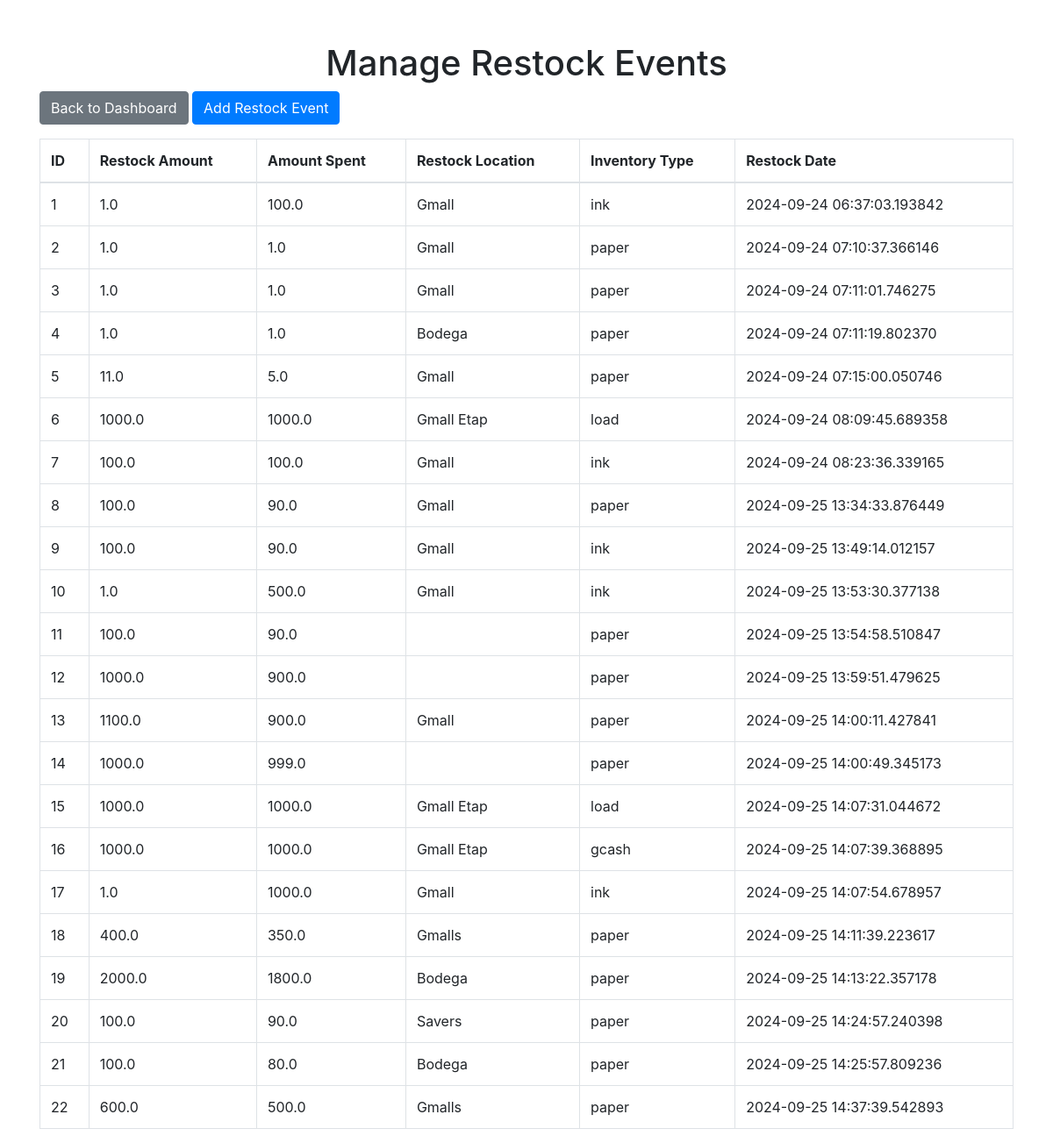
The page /manage_restock_events on the database as committed earlier.
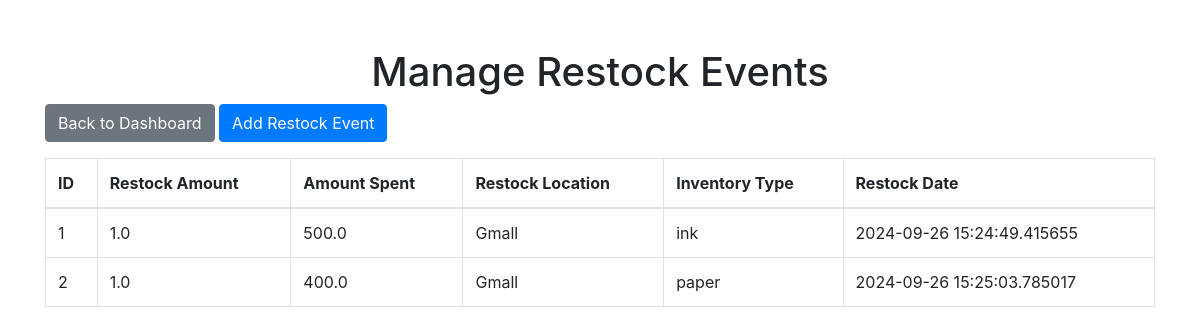
The same page on the database as committed later.
### app.py (models this page shows, shortened)
class Restock(db.Model):
    id = db.Column(db.Integer, primary_key=True)
    restock_amount = db.Column(db.Float, nullable=False)  # Amount of items restocked
    restock_date = db.Column(db.DateTime, nullable=False, default=db.func.current_timestamp())
    amount_spent = db.Column(db.Float, nullable=False)  # Total cost of the restock
    restock_location = db.Column(db.String(100), nullable=False)  # Where the items were restocked
    inventory_id = db.Column(db.Integer, db.ForeignKey('ink_inventory.id'), nullable=True)
    inventory_type = db.Column(db.String(20), nullable=False)  # 'ink' or 'paper'

### app.py (the view)
@app.route('/manage_restock_events')
def manage_restock_events():
    restock_events = Restock.query.all()
    ink_inventory = InkInventory.query.all()
    paper_inventory = PaperInventory.query.all()
    paper_types = PaperType.query.all()
    locations = Location.query.all()
    return render_template('manage_restock_events.html', restock_events=restock_events,ink_inventory=ink_inventory, paper_inventory=paper_inventory,
                           paper_types=paper_types, locations=locations)

### templates/manage_restock_events.html (shortened to what this page needs)
<!DOCTYPE html>
<html lang="en">
<head>
    <link rel="stylesheet" href="https://stackpath.bootstrapcdn.com/bootstrap/4.3.1/css/bootstrap.min.css">
</head>
<body>
    <div class="container mt-5">
        <h1 class="text-center">Manage Restock Events</h1>
        <a href="{{ url_for('another_dashboard') }}" class="btn btn-secondary mb-3">Back to Dashboard</a>
        <button type="button" class="btn btn-primary mb-3" data-toggle="modal" data-target="#addRestockModal">Add Restock Event</button>
        <table class="table table-bordered">
            <thead>
                <tr>
                    <th>ID</th>
                    <th>Restock Amount</th>
                    <th>Amount Spent</th>
                    <th>Restock Location</th>
                    <th>Inventory Type</th>
                    <th>Restock Date</th>
                </tr>
            </thead>
            <tbody>
                {% for restock in restock_events %}
                <tr>
                    <td>{{ restock.id }}</td>
                    <td>{{ restock.restock_amount }}</td>
                    <td>{{ restock.amount_spent }}</td>
                    <td>{{ restock.restock_location }}</td>
                    <td>{{ restock.inventory_type }}</td>
                    <td>{{ restock.restock_date }}</td>
                </tr>
                {% endfor %}
            </tbody>
        </table>
    </div>
</body>
</html>

Rows that differ between the two databases and show on the page:
removed Restock: id "3", restock_amount "1.0", amount_spent "1.0", restock_location "Gmall", inventory_type "paper", restock_date "2024-09-24 07:11:01.746275"
removed Restock: id "4", restock_amount "1.0", amount_spent "1.0", restock_location "Bodega", inventory_type "paper", restock_date "2024-09-24 07:11:19.802370"
removed Restock: id "5", restock_amount "11.0", amount_spent "5.0", restock_location "Gmall", inventory_type "paper", restock_date "2024-09-24 07:15:00.050746"
removed Restock: id "6", restock_amount "1000.0", amount_spent "1000.0", restock_location "Gmall Etap", inventory_type "load", restock_date "2024-09-24 08:09:45.689358"
removed Restock: id "7", restock_amount "100.0", amount_spent "100.0", restock_location "Gmall", inventory_type "ink", restock_date "2024-09-24 08:23:36.339165"
removed Restock: id "8", restock_amount "100.0", amount_spent "90.0", restock_location "Gmall", inventory_type "paper", restock_date "2024-09-25 13:34:33.876449"
removed Restock: id "9", restock_amount "100.0", amount_spent "90.0", restock_location "Gmall", inventory_type "ink", restock_date "2024-09-25 13:49:14.012157"
removed Restock: id "10", restock_amount "1.0", amount_spent "500.0", restock_location "Gmall", inventory_type "ink", restock_date "2024-09-25 13:53:30.377138"
removed Restock: id "11", restock_amount "100.0", amount_spent "90.0", inventory_type "paper", restock_date "2024-09-25 13:54:58.510847"
removed Restock: id "12", restock_amount "1000.0", amount_spent "900.0", inventory_type "paper", restock_date "2024-09-25 13:59:51.479625"
removed Restock: id "13", restock_amount "1100.0", amount_spent "900.0", restock_location "Gmall", inventory_type "paper", restock_date "2024-09-25 14:00:11.427841"
removed Restock: id "14", restock_amount "1000.0", amount_spent "999.0", inventory_type "paper", restock_date "2024-09-25 14:00:49.345173"
removed Restock: id "15", restock_amount "1000.0", amount_spent "1000.0", restock_location "Gmall Etap", inventory_type "load", restock_date "2024-09-25 14:07:31.044672"
removed Restock: id "16", restock_amount "1000.0", amount_spent "1000.0", restock_location "Gmall Etap", inventory_type "gcash", restock_date "2024-09-25 14:07:39.368895"
removed Restock: id "17", restock_amount "1.0", amount_spent "1000.0", restock_location "Gmall", inventory_type "ink", restock_date "2024-09-25 14:07:54.678957"
removed Restock: id "18", restock_amount "400.0", amount_spent "350.0", restock_location "Gmalls", inventory_type "paper", restock_date "2024-09-25 14:11:39.223617"
removed Restock: id "19", restock_amount "2000.0", amount_spent "1800.0", restock_location "Bodega", inventory_type "paper", restock_date "2024-09-25 14:13:22.357178"
removed Restock: id "20", restock_amount "100.0", amount_spent "90.0", restock_location "Savers", inventory_type "paper", restock_date "2024-09-25 14:24:57.240398"
removed Restock: id "21", restock_amount "100.0", amount_spent "80.0", restock_location "Bodega", inventory_type "paper", restock_date "2024-09-25 14:25:57.809236"
removed Restock: id "22", restock_amount "600.0", amount_spent "500.0", restock_location "Gmalls", inventory_type "paper", restock_date "2024-09-25 14:37:39.542893"
changed Restock "ink": amount_spent "100.0" → "500.0"; restock_date "2024-09-24 06:37:03.193842" → "2024-09-26 15:24:49.415655"
changed Restock "paper": amount_spent "1.0" → "400.0"; restock_date "2024-09-24 07:10:37.366146" → "2024-09-26 15:25:03.785017"
